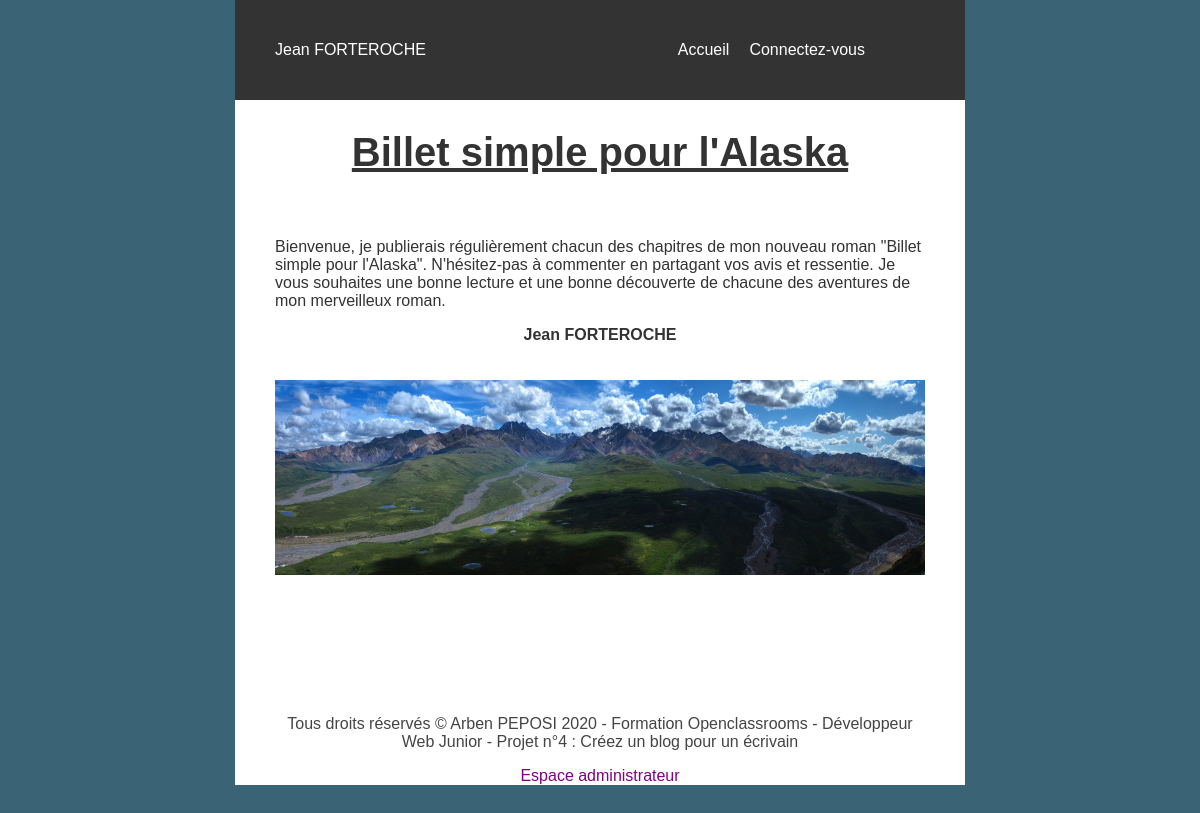
Before: / with the older database file.
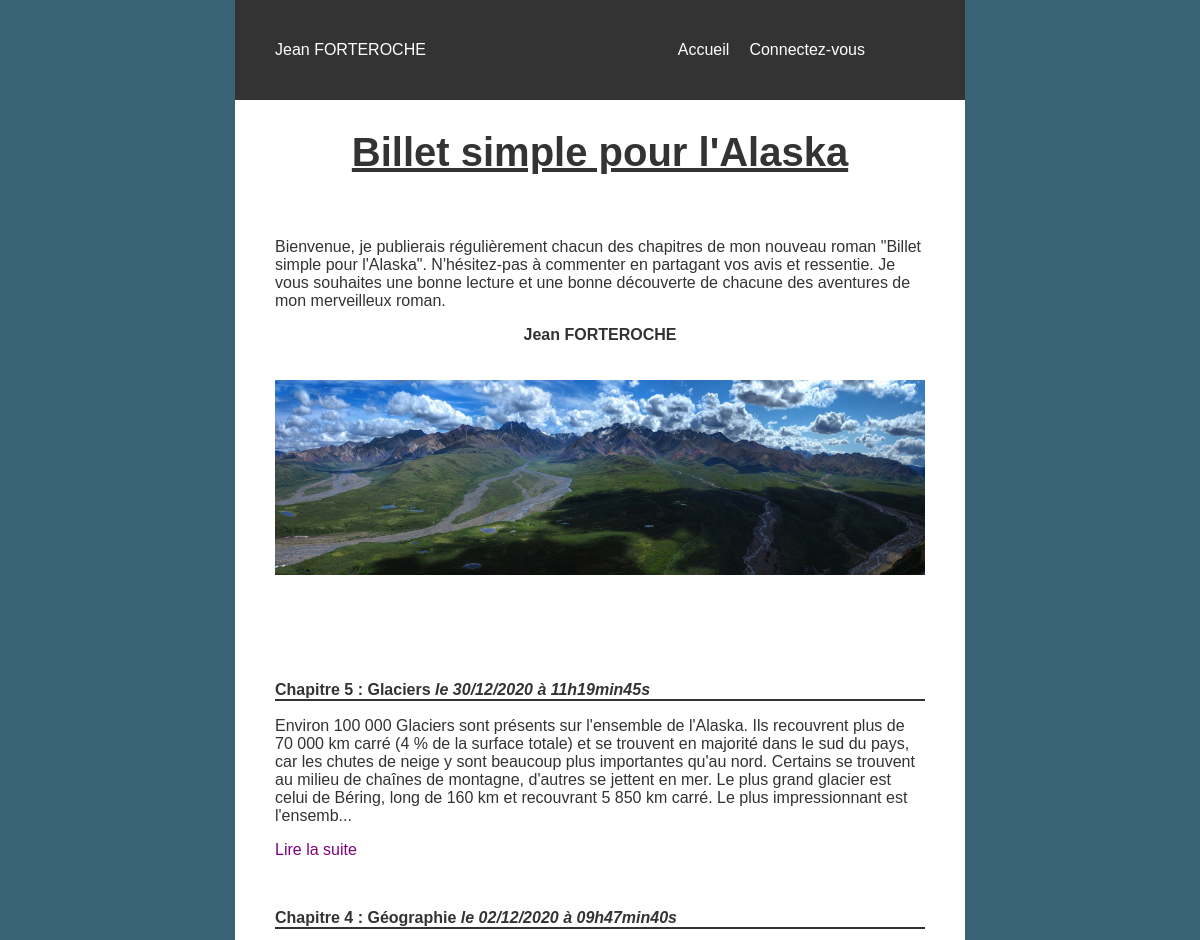
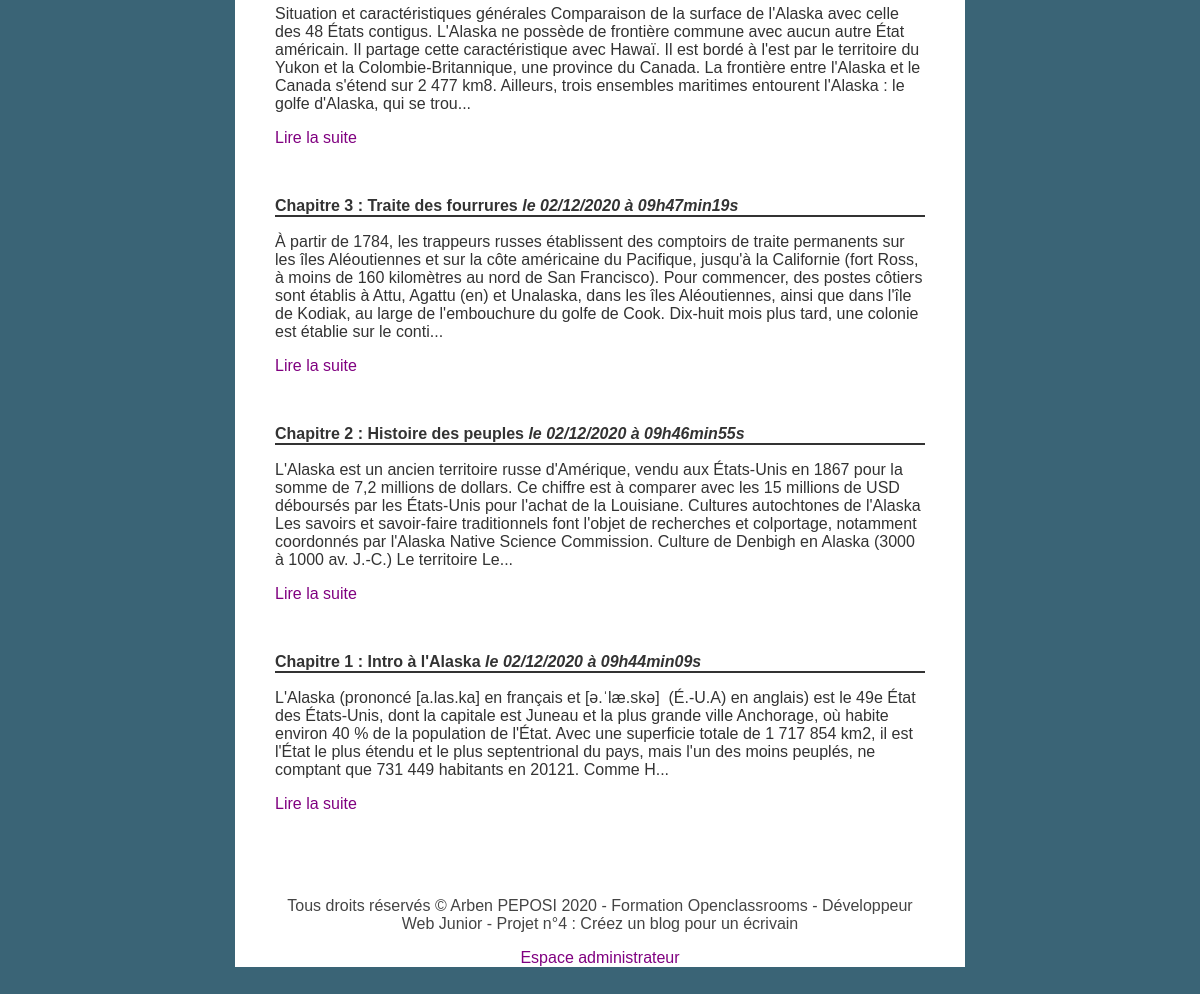
After: the same page with the newer database file (2 pictures, top to bottom).
### tables this page shows
CREATE TABLE `post` (
  `id` int(11) NOT NULL AUTO_INCREMENT,
  `title` text NOT NULL,
  `content` text NOT NULL,
  `creation_date` datetime NOT NULL,
  PRIMARY KEY (`id`)
);

### Controller/ControllerCRUD.php (called while the page is built, shortened)
<?php
require_once('Model/PostManager.php');
function readAll()
{
    $postManager = new PostManager();
    $listposts = $postManager->getPosts();
    require('View/frontend/ListPostsView.php');
}

### model/PostManager.php (called while the page is built, shortened)
<?php
class PostManager
{
    public function getPosts()
    {
        $connexion = new Manager();
        $db = $connexion->dbConnect();
        $req = $db->query('SELECT id, title, content, DATE_FORMAT(creation_date, \'%d/%m/%Y à %Hh%imin%ss\') AS creation_date_fr FROM post ORDER BY creation_date_fr DESC');
        $req->setFetchMode(\PDO::FETCH_CLASS, Post::class);
        $posts = $req->fetchAll();
        return $posts;
    }
}

### view/frontend/listPostsView.php (the view, shortened to what this page needs)
<?php include('templates/Header.php');?>
<div class='bloc-page'>
    <?php include('templates/Intro.php');?>
        <section class="posts">
            <article>
                    <br><br>
                    <?php foreach
                        ($listposts as $data) :
                    ?>
                        <p class="title"><?= htmlspecialchars_decode($data->title); ?>  <span class="date"> le <?= $data->creation_date_fr; ?> </span></p>
                        <p class="content">   <?= htmlspecialchars_decode(substr($data->content,0,500)) .'...'; ?></p>
                        <p><a class="chapter" href="index.php?action=post&amp;id=<?= $data->id ?>">Lire la suite</a></p>
                    <br />
                        <?php
                        endforeach
                    ?>
            </article>
        </section>
    <?php include('templates/Footer.php'); ?>
    <p class="admin"><a href="index.php?action=connexionAdmin">Espace administrateur</a></p>
</div>
<?php $content = ob_get_clean(); ?>
<?php include('templates/Html.php'); ?>

### index.php (shortened to what this page needs)
<?php
require('Controller/ControllerCRUD.php');
if (isset($_GET['action'])) {
    if ($_GET['action'] == 'listPosts') {
        readAll();
    } elseif ($_GET['action'] == 'post') {
        read($_GET['id']);
    } elseif ($_GET['action'] == 'report') {
        listReports($_GET['id']);
    }
    elseif ($_GET['action'] == 'addComment') {
        if (isset($_POST['comment']) && !empty($_POST["comment"])) {
            addComment($_GET['id'], $_SESSION['username'], strip_tags($_POST['comment']));
        } else {
            print "Champs vides ou inexistant";
        }
    }
    elseif ($_GET['action'] == 'newPost') {
        if (isset($_POST['title']) && isset($_POST['content'])) {
            if (!empty($_POST['title']) && !empty($_POST['content'])) {
                create($_POST['title'], strip_tags($_POST['content']));
            } else {
                print "Veuillez remplir tout les champs !";
            }
        } else {
            print "Champs titre et contenu inexistant";
        }
    } elseif ($_GET['action'] == 'updatePost') {
        updatePage($_GET['id']);
    }
    elseif ($_GET['action'] == 'postUpdated') {
        if (isset($_POST['id']) && isset($_POST['title']) && isset($_POST['content'])) {
            if (!empty($_POST['title']) && !empty($_POST['content']) && !empty($_POST['id'])) {
                update($_POST['id'], $_POST['title'], $_POST['content']);
            } else {
                print "Les champs sont pas remplis !";
            }
        }
    }
    elseif($_GET['action'] == 'moderate') {
        moderate($_GET['id']);
    }
        elseif ($_GET['action'] == 'delete') {
        deletePost($_GET['id']);
    }
    elseif ($_GET['action'] == 'deleteComment') {
        deleted($_GET['id']);
    }
    elseif($_GET["action"] == "subscription") {
        subscribeView();
    }
    elseif ($_GET['action'] == 'subscribed') {
        if (!empty($_POST['pseudo']) && !empty($_POST['pass']) && !empty($_POST['email'])) {
            if (filter_var($_POST['email'], FILTER_VALIDATE_EMAIL)) {
                subscribe($_POST['pseudo'], $_POST['pass'], $_POST['email']);
            } else {
                print "L'email n'est pas au bon format !";
            }
        } else {
            print "Veuillez remplir tout les champs !";
        }
    }
    elseif($_GET['action'] == "connexion") {
       userConnexion();
    }
    elseif($_GET['action'] == "connexionAdmin") {
        adminConnexion();
    }
    elseif($_GET['action'] == 'admin') {
        if(isset($_SESSION['user_role']) && $_SESSION['user_role'] == 'admin') {
            adminPage();
        } else {
            header('Location:index.php?action=listPosts');
        }
    }
    elseif ($_GET['action'] == 'user_connected') {
        if (isset($_POST['username']) && isset($_POST['userpass'])) {
            if (!empty($_POST['username']) && !empty($_POST['userpass'])) {
                connectUser($_POST['username'], $_POST['userpass']);
            } else {
                print "Au moins un des champs est vide !";
            }
        } else {
            print "Les champs username et userpass n'existent pas";
        }
    }
        elseif ($_GET['action'] == 'admin_connected') {
            if (isset($_POST['username']) && isset($_POST['userpass'])) {
                if (!empty($_POST['username']) && !empty($_POST['userpass'])) {
                    connectAdmin($_POST['username'], $_POST['userpass']);
                } else {
                    print "Au moins un des champs est vide !";
                }
            } else {
                print "Les champs username et userpass n'existent pas";
            }
    }    elseif ( $_GET['action'] == 'adminpost')  {
        if (isset($_GET['id']) && $_GET['id'] > 0) {
            read($_GET['id']);
        } else {
            echo 'Erreur : aucun identifiant de billet envoyé';
        }
    }
    elseif($_GET['action'] == 'disconnected') {
       logOut();
    }
}
else {
    readAll();
}

### view/frontend/templates/header.php (shortened to what this page needs)
<header>
    <nav>
    <p>Jean FORTEROCHE</p>
        <ul class ="navigation">
            <li><a href="index.php">Accueil</a></li>
            <?php
            if(isset($_SESSION['username'])) {
               ?>
                    <li><a href="index.php?action=disconnected">Deconnexion</a></li>
          <?php
            }else {
                ?>
                   <li><a href="index.php?action=connexion">Connectez-vous </a> <br></li>
              <?php
            }
            ?>
        </ul>
    </nav>
</header>

### view/frontend/templates/intro.php
<section class='intro'>
    <h1>Billet simple pour l'Alaska</h1>
    <p class="description">Bienvenue, je publierais régulièrement chacun des chapitres de mon nouveau roman "Billet simple pour l'Alaska".
    N'hésitez-pas à commenter en partagant vos avis et ressentie.
    Je vous souhaites une bonne lecture et une bonne découverte de chacune des aventures de mon merveilleux roman.</p>
    <p class="writer">Jean FORTEROCHE</p>
</section>
<div class="banniere">
    <img src="Public/img/banniere.jpg" alt="banniere">
</div>

### view/frontend/templates/footer.php
<footer>
    <p>Tous droits réservés © Arben PEPOSI 2020 - Formation Openclassrooms - Développeur Web Junior - Projet n°4 : Créez un blog pour un écrivain</p>
</footer>

### view/frontend/templates/html.php (shortened to what this page needs)
<!DOCTYPE html>
<html>
    <head>
        <link href="Public/css/style.css" rel="stylesheet" />
        <link href="Public/css/responsive.css" rel="stylesheet" />
    </head>
    <body>
        <?= $content ?>
    </body>
</html>

### Public/css/style.css (style rules this page uses)
body { margin: 0; padding: 0; box-sizing: border-box; background: #3A6476; }
* { font-family: sans-serif; font-size: 1em; list-style: none; text-decoration: none; }
h1 { font-size: 2.5em; }
a { color: purple; }
p, h1, .return_post a, .writer { color: #333; }
span.user, .writer { font-weight: bold; }
.return_post a, a.com_if_connect, .date { font-style: italic; }
ul li, li a, header p { color: #FFF; }
.admin { color: purple; }
article a { color: purple; text-decoration: none; }
nav, .bloc-page { width: 1200px; padding: 0 40px 0 40px; }
.bloc-page { margin: 100px auto 50px auto; height: auto; background: #FFF; }
nav { display: flex; align-items: center; justify-content: space-between; margin: auto; position: fixed; top: 0; left: 50%; transform: translate(-50%, 0); height: 100px; background: #333; z-index: 3; }
nav .navigation { padding-right: 40px; clear: none; float: right; max-height: none; display: flex; }
.navigation li:nth-child(1), .navigation li:nth-child(2) { padding-right: 20px; }
.banniere img { margin-top: 20px; width: 100%; padding-bottom: 50px; }
h1 { text-decoration: underline; text-align: center; padding: 30px; }
section.intro { margin: auto; }
p.writer { text-align: center; }
.title { text-align: left; font-weight: bold; border-bottom: 2px solid #333; }
.description, .posts { text-align: left; }
footer { margin: auto; }
footer p { color: #444; text-align: center; margin-top: 50px; }
p.admin { text-align:center; }

### Public/css/responsive.css (style rules this page uses)
@media all and (max-width: 1200px) { nav, .bloc-page { width: 900px; } }
@media all and (max-device-width:992px) { nav, .bloc-page { width: 650px; } }

Changed rows visible on the page:
added post: title "Chapitre 5 : Glaciers", creation_date_fr "30/12/2020 à 11h19min45s", content "Environ 100 000 Glaciers sont présents sur l'ensemble de l'Alaska. Ils recouvrent plus de 70 000 km carré (4 % de la surface totale) et se trouvent en majorité dans le sud du pays, car les chutes de neige y sont beaucoup plus importantes qu'au nord. Certains se trouvent au milieu de chaînes de montagne, d'autres se jettent en mer. Le plus grand glacier est celui de Béring, long de 160 km et recouvrant 5 850 km carré. Le plus impressionnant est l'ensemb"
added post: title "Chapitre 4 : Géographie", creation_date_fr "02/12/2020 à 09h47min40s", content "Situation et caractéristiques générales Comparaison de la surface de l'Alaska avec celle des 48 États contigus. L'Alaska ne possède de frontière commune avec aucun autre État américain. Il partage cette caractéristique avec Hawaï. Il est bordé à l'est par le territoire du Yukon et la Colombie-Britannique, une province du Canada. La frontière entre l'Alaska et le Canada s'étend sur 2 477 km8. Ailleurs, trois ensembles maritimes entourent l'Alaska : le golfe d'Alaska, qui se trou"
added post: title "Chapitre 3 : Traite des fourrures", creation_date_fr "02/12/2020 à 09h47min19s", content "À partir de 1784, les trappeurs russes établissent des comptoirs de traite permanents sur les îles Aléoutiennes et sur la côte américaine du Pacifique, jusqu'à la Californie (fort Ross, à moins de 160 kilomètres au nord de San Francisco). Pour commencer, des postes côtiers sont établis à Attu, Agattu (en) et Unalaska, dans les îles Aléoutiennes, ainsi que dans l'île de Kodiak, au large de l'embouchure du golfe de Cook. Dix-huit mois plus tard, une colonie est établie sur le conti"
added post: title "Chapitre 2 : Histoire des peuples", creation_date_fr "02/12/2020 à 09h46min55s", content "L'Alaska est un ancien territoire russe d'Amérique, vendu aux États-Unis en 1867 pour la somme de 7,2 millions de dollars. Ce chiffre est à comparer avec les 15 millions de USD déboursés par les États-Unis pour l'achat de la Louisiane. Cultures autochtones de l'Alaska Les savoirs et savoir-faire traditionnels font l'objet de recherches et colportage, notamment coordonnés par l'Alaska Native Science Commission. Culture de Denbigh en Alaska (3000 à 1000 av. J.-C.) Le territoire Le"
added post: title "Chapitre 1 : Intro à l'Alaska", creation_date_fr "02/12/2020 à 09h44min09s", content "L'Alaska (prononcé [a.las.ka] en français et [ə.ˈlæ.skə] (É.-U.A) en anglais) est le 49e État des États-Unis, dont la capitale est Juneau et la plus grande ville Anchorage, où habite environ 40 % de la population de l'État. Avec une superficie totale de 1 717 854 km2, il est l'État le plus étendu et le plus septentrional du pays, mais l'un des moins peuplés, ne comptant que 731 449 habitants en 20121. Comme H"
